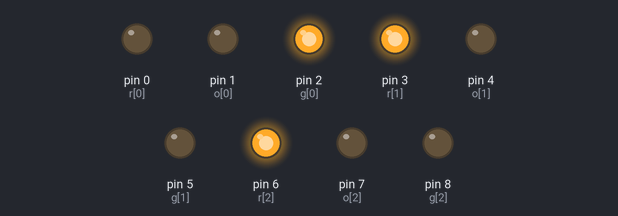
Recording of a sketch running on a simulated Arduino Uno, built with avr-gcc and run on an emulated ATmega328P. On the bench: output pins drawn as LEDs (lit = HIGH).

Above: at 0.1 s.
At 5.1 s:
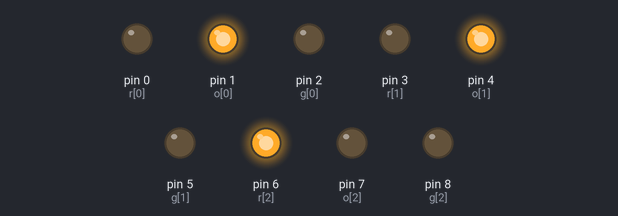
At 12.1 s:
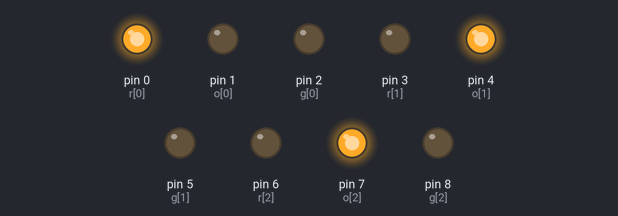
At 19.1 s:
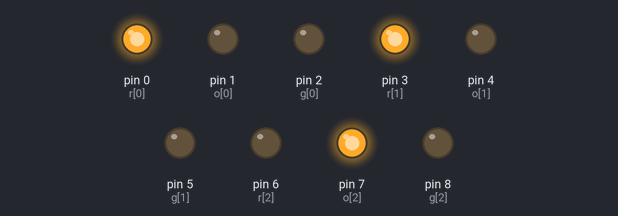
At 26.1 s:
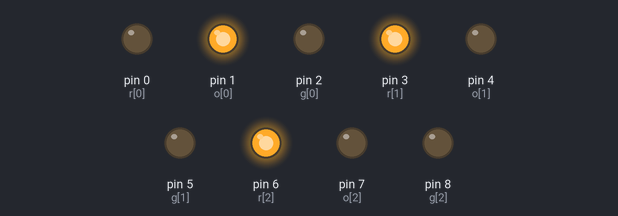
At 35.1 s:
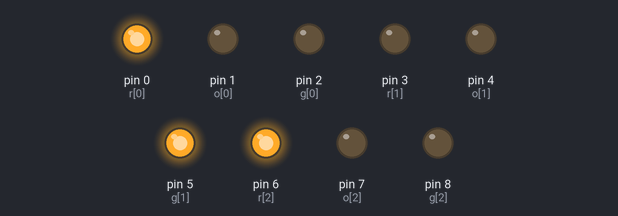
Timing chart, 0 to 36.6 s (numbered marks = the images above):
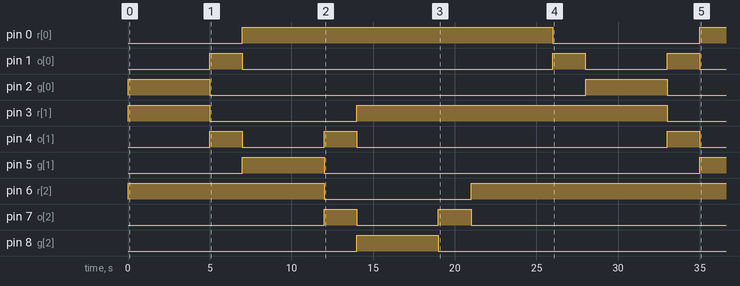

Measured:
- by itself, pin 0 (r[0]): LOW → HIGH at 7.0 s, → LOW 19.0 s later, → HIGH 9.0 s later
- by itself, pin 1 (o[0]): goes HIGH 2.0 s, LOW 19.0 s, HIGH 2.0 s, LOW 5.0 s, HIGH 2.0 s, then LOW
- by itself, pin 2 (g[0]): alternates HIGH for 5.0 s and LOW for 23.0 s
- by itself, pin 3 (r[1]): LOW → HIGH at 0.00 s, → LOW 5.0 s later, → HIGH 9.0 s later, → LOW 19.0 s later
- by itself, pin 4 (o[1]): goes HIGH 2.0 s, LOW 5.0 s, HIGH 2.0 s, LOW 19.0 s, HIGH 2.0 s, then LOW
- by itself, pin 5 (g[1]): LOW → HIGH at 7.0 s, → LOW 5.0 s later, → HIGH 23.0 s later
- by itself, pin 6 (r[2]): LOW → HIGH at 0.00 s, → LOW 12.0 s later, → HIGH 9.0 s later
- by itself, pin 7 (o[2]): LOW → HIGH at 12.0 s, → LOW 2.0 s later, → HIGH 5.0 s later, → LOW 2.0 s later, … (4 changes in this stretch)

The sketch:

T_light.ino
```cpp
int r[]={0,3,6,9};
int o[]={1,4,7,10};
int g[]={2,5,8,11};
volatile int i,k,l,m,j=0;
void setup() {
  for (i=0;i<3;i++){
  pinMode(r[i],OUTPUT);
  pinMode(o[i],OUTPUT);
  pinMode(g[i],OUTPUT);}
  // put your setup code here, to run once:

}

void loop() {
   for (i=0;i<4;i++) {
    digitalWrite(r[i], LOW);
     digitalWrite(g[i], LOW);
     digitalWrite(o[i], LOW);}

for (i=0;i<4;i++){
  digitalWrite(g[j], HIGH);
  if (j!=i) {digitalWrite(r[i],HIGH);}}
  delay(5000);
  for (i=0;i<4;i++) {
     digitalWrite(r[i],LOW);
     digitalWrite(g[i],LOW);}

if (j==0) {k=1;l=2;m=3;}
if (j==1) {k=2;l=3;m=0;}
if (j==2) {k=3;l=0;m=1;}
if (j==3) {k=0;l=1;m=2;}

     digitalWrite(o[j],HIGH);
     digitalWrite(o[k],HIGH);
     digitalWrite(r[l],HIGH);
     digitalWrite(r[m],HIGH);
     delay(2000);
     j++;
if (j==4) {j=0;}
}
```
